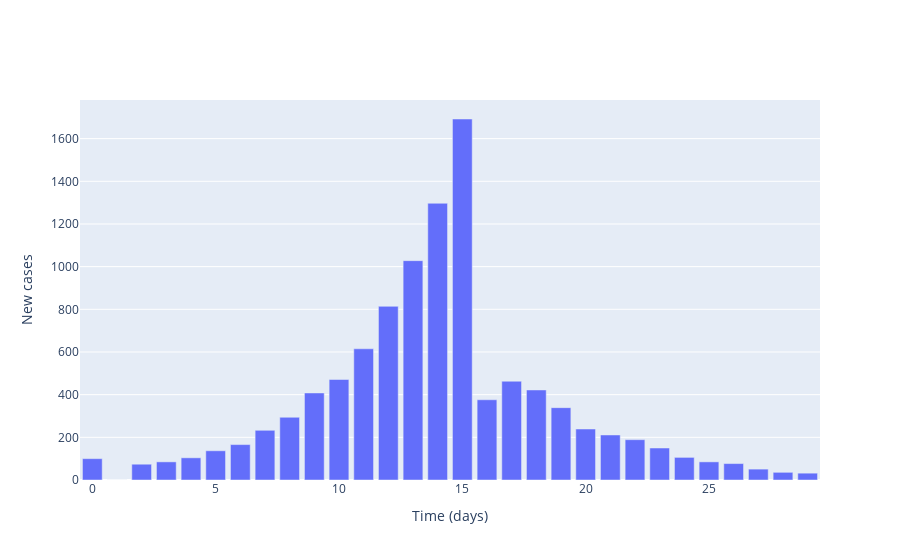

The code cell stored with this chart in its notebook:
### Markdown cell above
## Plot agreggated local incidence numbers

### Code cell
# Plot (bar chart cases each day)
fig = go.Figure()

# Plot of incidences
fig.add_trace(
    go.Bar(
        x=times,
        y=agg_cases,
        name='Incidences'
    )
)

# Add axis labels
fig.update_layout(
    xaxis_title='Time (days)',
    yaxis_title='New cases'
)

fig.show()

### Figure 1 — Plotly figure (JSON) as saved in the notebook; plotly's stock layout.template omitted (floating-point values rounded to 4 significant figures)
{"data": [{"name": "Incidences", "type": "bar", "x": [0, 1, 2, 3, 4, 5, 6, 7, 8, 9, 10, 11, 12, 13, 14, 15, 16, 17, 18, 19, 20, 21, 22, 23, 24, 25, 26, 27, 28, 29], "y": [100, 0, 74, 85, 104, 137, 166, 233, 294, 408, 471, 615, 814, 1028, 1297, 1692, 376, 463, 422, 339, 239, 211, 189, 150, 106, 85, 77, 51, 36, 32]}], "layout": {"xaxis": {"title": {"text": "Time (days)"}}, "yaxis": {"title": {"text": "New cases"}}}}
